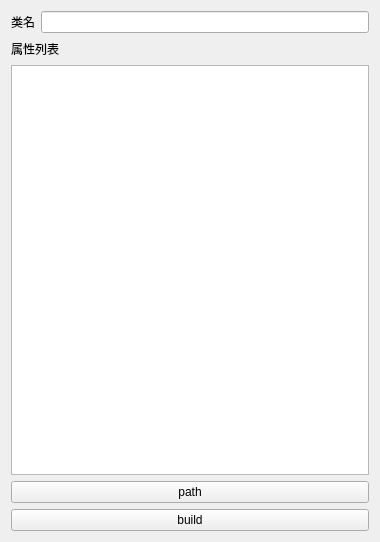
<?xml version="1.0" encoding="UTF-8"?>
<ui version="4.0">
 <class>SerializableTool</class>
 <widget class="QWidget" name="SerializableTool">
  <property name="geometry">
   <rect>
    <x>0</x>
    <y>0</y>
    <width>380</width>
    <height>542</height>
   </rect>
  </property>
  <property name="windowTitle">
   <string>Form</string>
  </property>
  <layout class="QVBoxLayout" name="verticalLayout_2">
   <item>
    <layout class="QHBoxLayout" name="horizontalLayout">
     <item>
      <widget class="QLabel" name="label">
       <property name="text">
        <string>类名</string>
       </property>
      </widget>
     </item>
     <item>
      <widget class="QLineEdit" name="className"/>
     </item>
    </layout>
   </item>
   <item>
    <layout class="QVBoxLayout" name="verticalLayout">
     <item>
      <layout class="QHBoxLayout" name="horizontalLayout_3">
       <item>
        <widget class="QLabel" name="label_3">
         <property name="text">
          <string>属性列表</string>
         </property>
        </widget>
       </item>
       <item>
        <spacer name="horizontalSpacer">
         <property name="orientation">
          <enum>Qt::Horizontal</enum>
         </property>
         <property name="sizeHint" stdset="0">
          <size>
           <width>40</width>
           <height>20</height>
          </size>
         </property>
        </spacer>
       </item>
      </layout>
     </item>
     <item>
      <widget class="QTextEdit" name="propertyList"/>
     </item>
    </layout>
   </item>
   <item>
    <widget class="QPushButton" name="path">
     <property name="text">
      <string>path</string>
     </property>
    </widget>
   </item>
   <item>
    <widget class="QPushButton" name="build">
     <property name="text">
      <string>build</string>
     </property>
    </widget>
   </item>
  </layout>
 </widget>
 <resources/>
 <connections/>
</ui>
